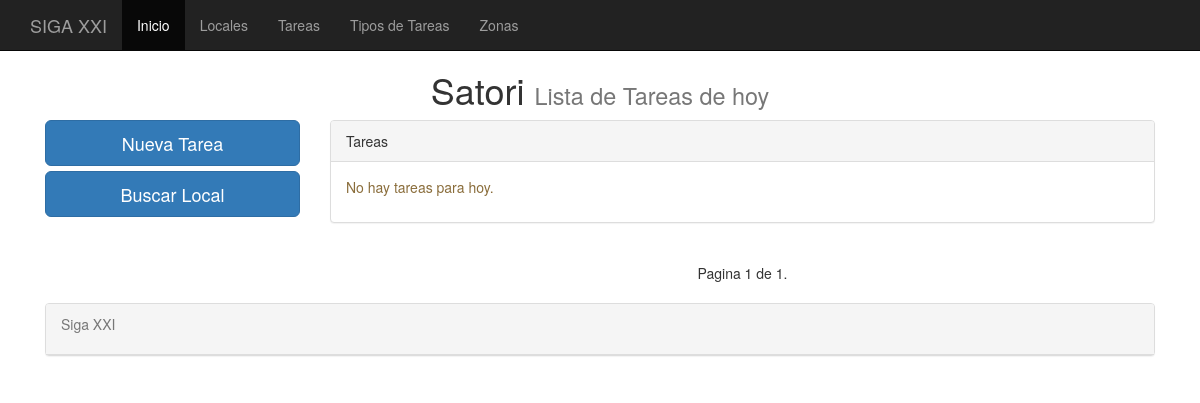
Before: / with the older database file.
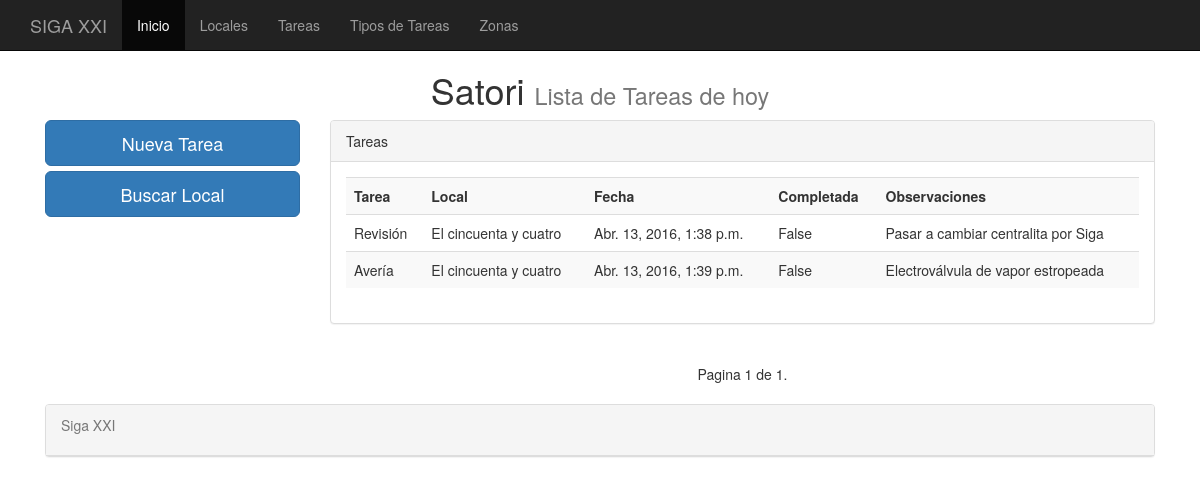
After: the same page with the newer database file.
### cafe/models.py (models this page shows, shortened)
class tareas(models.Model):
    tarea = models.ForeignKey(tipos_tareas, default=None, null=True, blank=True)
    local = models.ForeignKey(locales, default=None, null=True, blank=True)
    fecha = models.DateTimeField(default=datetime.now, blank=True)
    completada = models.BooleanField(null=False, blank=True)
    observaciones = models.TextField(default=None, null=True)
    class Meta:
	    verbose_name_plural = "tareas"

class tipos_tareas(models.Model):
	tipo = models.CharField(max_length=75)
	class Meta:
		verbose_name_plural = "Tipos_tareas"
	def __unicode__(self):
		return self.tipo

class locales(models.Model):
    local = models.CharField(max_length=75)
    telefono = models.CharField(max_length=15)
    movil = models.CharField(max_length=15)
    correo = models.EmailField()
    contacto = models.CharField(max_length=75)
    direccion = models.CharField(max_length=100)
    codigo_postal = models.CharField(max_length=7)
    poblacion = models.CharField(max_length=100)
    provincia = models.CharField(max_length=100)
    zona = models.ForeignKey(zonas, default=None, null=True, blank=True)
    maquina = models.CharField(max_length=100)
    modelo = models.CharField(max_length=100)
    centralita = models.CharField(max_length=100)
    fecha_alta = models.DateTimeField(default=datetime.now, blank=True)
    fecha_ultima = models.DateTimeField(default=datetime.now, blank=True)
    es_siga = models.BooleanField(null=False, blank=True)
    observaciones = models.TextField(default=None, null=True)
    class Meta:
	    verbose_name_plural = "locales"
    def __unicode__(self):
    	return self.local

### cafe/views.py (the view)
# urls.py: url(r'^$', ListaTareas.as_view(), name='ListaTareas'),
class ListaTareas(ListView):
    initime = datetime.strptime('0000','%H%M').time()
    fintime = datetime.strptime('2359','%H%M').time()
    principio = datetime.combine(datetime.today(), initime)
    fin = datetime.combine(datetime.today(), fintime)
    queryset = tareas.objects.filter(fecha__gte = principio, fecha__lte = fin).order_by('fecha')
    context_object_name = 'titulos'
    paginate_by = 8

### templates/cafe/tareas_list.html (shortened to what this page needs)
{% extends "base.html" %}
{%   load   staticfiles   %}
{% block titulo %}
Lista de Tareas de hoy
{% endblock %}
{% block content %}
<row>
	<div class="col-md-3">
		<a href="/paciente/agregar" class="btn btn-primary btn-lg btn-block">Nueva Tarea</a>
		<a href="/pacientes_buscar" class="btn btn-primary btn-lg btn-block">Buscar Local</a>
	</div>
	<div class="col-md-9" >
		<div class="panel panel-default">
			<div class="panel-heading">Tareas</div>
			<div class ="panel-body">
				{% if object_list %}
				<div class="table-responsive">
				<table class="table table-striped">
					<th>Tarea</th>
					<th>Local</th>
					<th>Fecha</th>
					<th>Completada</th>
					<th>Observaciones</th>
          {% for tareas  in object_list %}
						<tr>
							<td>{{ tareas.tarea }}</td>
							<td>{{ tareas.local }}</td>
							<td>{{ tareas.fecha }}</td>
							<td>{{ tareas.completada }}</td>
							<td>{{ tareas.observaciones }}</td>
						</tr>
					{% endfor %}
				  </table>
				</div>
		    {% else %}
        	<p class="text-warning">No hay tareas para hoy.</p>
        {% endif %}
			</div>
		</div>
	</div>
</row>
<row>
	<div class="col-md-9 col-md-offset-3">
		<nav>
			<ul class="pager">
				<li> Pagina {{ page_obj.number }} de {{ paginator.num_pages }}.</li>
			</ul>
		</nav>
	</div>
</row>
{% endblock %}

### templates/base.html (shortened to what this page needs)
{%   load   staticfiles   %}
<!DOCTYPE html>
<html lang="en">
<head>
	<link href="{% static 'css/bootstrap.min.css' %}" rel="stylesheet">
</head>
<body style="padding-top:50px;">
	<nav class="navbar navbar-inverse navbar-fixed-top">
		<div class="container">
			<div class="navbar-header">
				<a class="navbar-brand" href="#">SIGA XXI</a>
			</div>
			<div id="navbar" class="collapse navbar-collapse">
				<ul class="nav navbar-nav">
					<li class="active"><a href="/index">Inicio</a></li>
					<li><a href="/pacientes">Locales</a></li>
					<li><a href="/salas">Tareas</a></li>
					<li><a href="#about">Tipos de Tareas</a></li>
					<li><a href="#contact">Zonas</a></li>
				</ul>
			</div>
		</div>
	</nav>
	<div class="container">
		<row>
			<div class="col-md-12">
				<h1 class="h1 h1-primary text-center">Satori <small>{% block titulo %} {%endblock %}</small></h1>
			</div>
		</row>
		{% block content %} {% endblock %}
	</div>
	<div class="container">
		<row>
			<div class="col-md-12" >
				<div class="panel panel-default">
					<div class="panel-heading">
						<p class="text-muted">Siga XXI</p>
					</div>
				</div>
			</div>
		</row>
	</div>
</body>
</html>

Changed rows visible on the page:
added tareas: tarea "Revisión", local "El cincuenta y cuatro", fecha "Abr. 13, 2016, 1:38 p.m.", completada "False", observaciones "Pasar a cambiar centralita por Siga"
added tareas: tarea "Avería", local "El cincuenta y cuatro", fecha "Abr. 13, 2016, 1:39 p.m.", completada "False", observaciones "Electroválvula de vapor estropeada"
Other visible differences:
text no longer shown: "No hay tareas para hoy."
text now shown: "Tarea Local Fecha Completada Observaciones"
